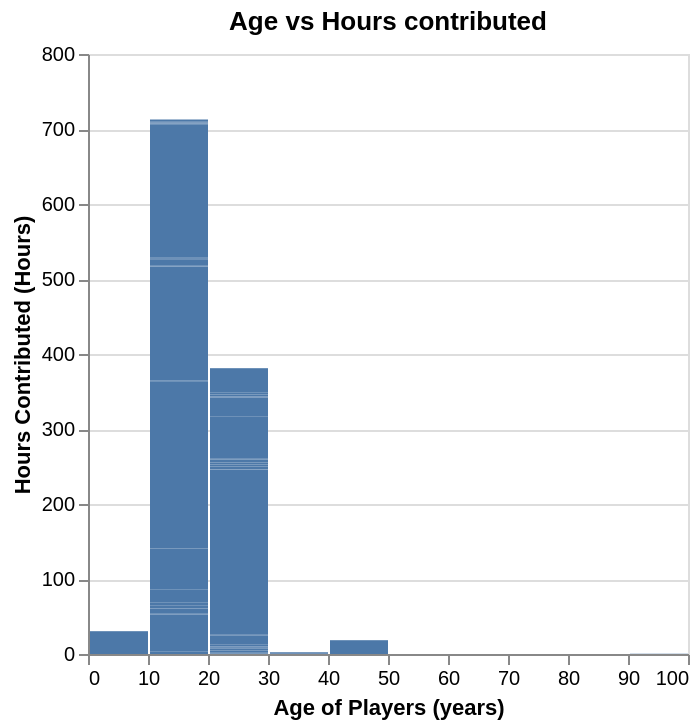

Here is the notebook cell this chart was saved with:
### Code cell
players_age=alt.Chart(players, title= 'Age vs Hours contributed').mark_bar().encode(
    x=alt.X('age:Q').title('Age of Players (years)').bin(maxbins=10),
    y=alt.Y ('played_hours:Q').title('Hours Contributed (Hours)')
)
players_age

### Figure 1 — Vega-Lite specification as saved in the notebook (floating-point values rounded to 4 significant figures; data arrays with more than 128 entries replaced by an {"elided": "..."} marker saying what was removed)
{"config": {"view": {"continuousWidth": 300, "continuousHeight": 300}}, "data": {"name": "data-2def6b37beff92aab52e02bfdd6aab08"}, "mark": {"type": "bar"}, "encoding": {"x": {"bin": {"maxbins": 10}, "field": "age", "title": "Age of Players (years)", "type": "quantitative"}, "y": {"field": "played_hours", "title": "Hours Contributed (Hours)", "type": "quantitative"}}, "title": "Age vs Hours contributed", "$schema": "https://vega.github.io/schema/vega-lite/v5.20.1.json", "datasets": {"data-2def6b37beff92aab52e02bfdd6aab08": {"elided": "196 records"}}}
